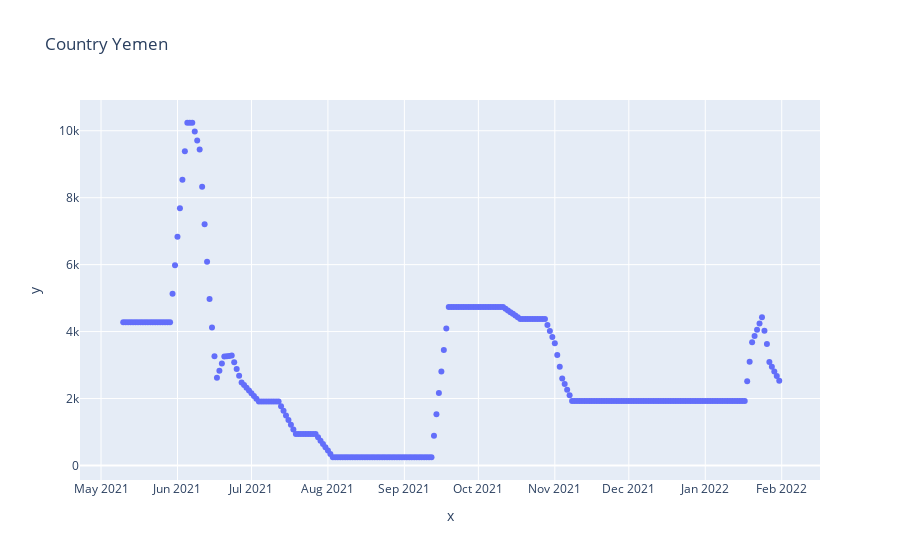
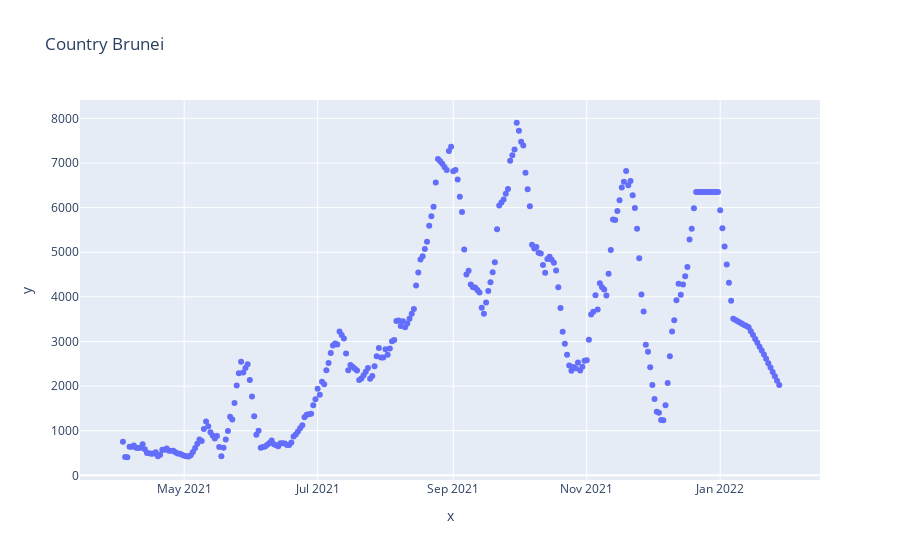
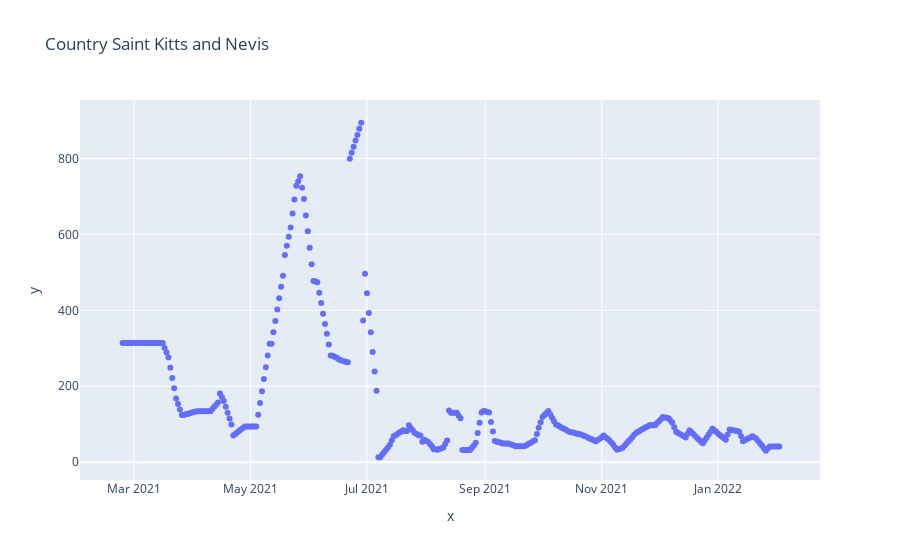

Notebook cell for these charts, in order:
### Markdown cell above
# Exemple Plotting 

<div class="alert alert-block alert-info" style="font-size:16px; font-family:Helvetica;">
     📌 Here we are going to create a function that get a Country Name in parameter and make a plot of the daily vaccination it is easy with this function to get for each country his daily vaccination information 
</div>

### Code cell
def dateVacination(countryCode):
    df = getDf()
    
    dfA = df[df['iso_code'] == countryCode]
    liste = list(set(dfA['country']))

    fig = px.scatter(x=dfA['date'] , y=dfA['daily_vaccinations'],title='Country {}'.format(liste[0]))

    fig.show()
    

liste = list(set(df['iso_code']))

for i in range(3):
    source_code = liste[i]
    dateVacination(source_code)

### Figure 1 — Plotly figure (JSON) as saved in the notebook; plotly's stock layout.template omitted (floating-point values rounded to 4 significant figures; data arrays with more than 128 entries replaced by an {"elided": "..."} marker saying what was removed)
{"data": [{"hovertemplate": "x=%{x}<br>y=%{y}<extra></extra>", "legendgroup": "", "marker": {"color": "#636efa", "symbol": "circle"}, "mode": "markers", "name": "", "orientation": "v", "showlegend": false, "type": "scatter", "x": {"elided": "268 str values"}, "xaxis": "x", "y": {"elided": "268 float values"}, "yaxis": "y"}], "layout": {"legend": {"tracegroupgap": 0}, "title": {"text": "Country Yemen"}, "xaxis": {"anchor": "y", "domain": [0.0, 1.0], "title": {"text": "x"}}, "yaxis": {"anchor": "x", "domain": [0.0, 1.0], "title": {"text": "y"}}}}

### Figure 2 — Plotly figure (JSON) as saved in the notebook; plotly's stock layout.template omitted (floating-point values rounded to 4 significant figures; data arrays with more than 128 entries replaced by an {"elided": "..."} marker saying what was removed)
{"data": [{"hovertemplate": "x=%{x}<br>y=%{y}<extra></extra>", "legendgroup": "", "marker": {"color": "#636efa", "symbol": "circle"}, "mode": "markers", "name": "", "orientation": "v", "showlegend": false, "type": "scatter", "x": {"elided": "302 str values"}, "xaxis": "x", "y": {"elided": "302 float values"}, "yaxis": "y"}], "layout": {"legend": {"tracegroupgap": 0}, "title": {"text": "Country Brunei"}, "xaxis": {"anchor": "y", "domain": [0.0, 1.0], "title": {"text": "x"}}, "yaxis": {"anchor": "x", "domain": [0.0, 1.0], "title": {"text": "y"}}}}

### Figure 3 — Plotly figure (JSON) as saved in the notebook; plotly's stock layout.template omitted (floating-point values rounded to 4 significant figures; data arrays with more than 128 entries replaced by an {"elided": "..."} marker saying what was removed)
{"data": [{"hovertemplate": "x=%{x}<br>y=%{y}<extra></extra>", "legendgroup": "", "marker": {"color": "#636efa", "symbol": "circle"}, "mode": "markers", "name": "", "orientation": "v", "showlegend": false, "type": "scatter", "x": {"elided": "346 str values"}, "xaxis": "x", "y": {"elided": "346 float values"}, "yaxis": "y"}], "layout": {"legend": {"tracegroupgap": 0}, "title": {"text": "Country Saint Kitts and Nevis"}, "xaxis": {"anchor": "y", "domain": [0.0, 1.0], "title": {"text": "x"}}, "yaxis": {"anchor": "x", "domain": [0.0, 1.0], "title": {"text": "y"}}}}
